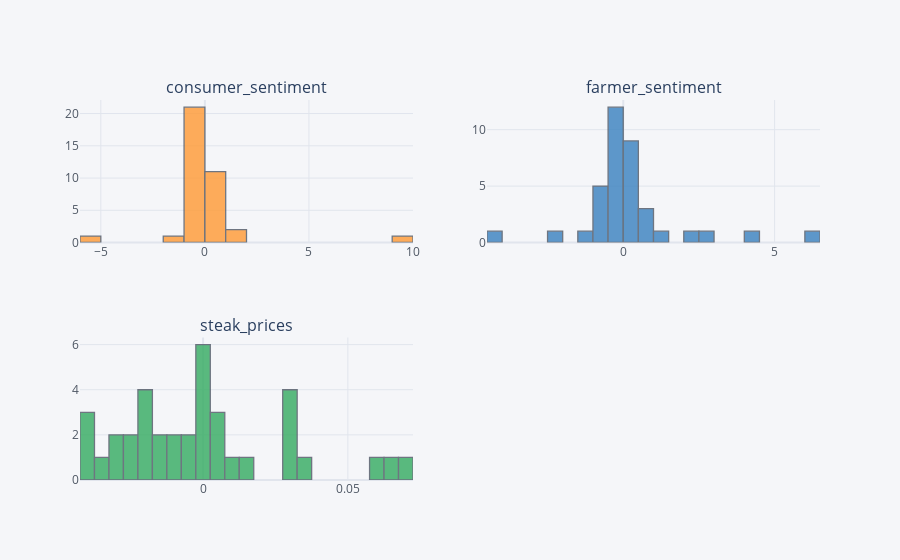

The code cell stored with this chart in its notebook:
### Code cell
allSentiment.pct_change().iplot(kind='hist',
             subplots=True, subplot_titles=True, legend=False,
             bins=25,);

### Figure 1 — Plotly figure (JSON) as saved in the notebook; plotly's stock layout.template omitted (floating-point values rounded to 4 significant figures)
{"data": [{"histfunc": "count", "histnorm": "", "marker": {"color": "rgba(255, 153, 51, 1.0)", "line": {"color": "#4D5663", "width": 1.3}}, "name": "consumer_sentiment", "nbinsx": 25, "opacity": 0.8, "orientation": "v", "type": "histogram", "x": [null, 1.227, -0.1893, -0.5058, 0.8295, -0.4476, -1.264, -5.099, 1.177, -0.5206, -0.1139, 0.006053, -0.209, 0.8919, -0.2415, 0.1922, -0.1126, 0.782, -0.3643, 0.5913, -0.2442, 0.1633, -0.08021, -0.004267, 0.5059, -0.4766, 0.3234, -0.05196, -0.06923, -0.02535, -0.1359, 0.4013, -0.03728, -0.009776, 0.1103, -0.07256, -0.9321, 9.926], "xaxis": "x", "yaxis": "y"}, {"histfunc": "count", "histnorm": "", "marker": {"color": "rgba(55, 128, 191, 1.0)", "line": {"color": "#4D5663", "width": 1.3}}, "name": "farmer_sentiment", "nbinsx": 25, "opacity": 0.8, "orientation": "v", "type": "histogram", "x": [null, -2.194, -0.5349, 2.701, -0.7979, 2.358, 0.3905, -0.8229, -1.212, 4.384, -4.025, -0.1816, -0.424, 6.492, -0.6734, 0.3669, 0.01579, 0.2572, 0.04665, -0.03248, -0.05135, 0.3026, -0.4432, 1.023, -0.4205, -0.2972, 0.9567, -0.6142, 0.04971, 0.7777, 0.1282, -0.0105, -0.04642, 0.4231, -0.2884, -0.2501, 0.5625, -0.2556], "xaxis": "x2", "yaxis": "y2"}, {"histfunc": "count", "histnorm": "", "marker": {"color": "rgba(50, 171, 96, 1.0)", "line": {"color": "#4D5663", "width": 1.3}}, "name": "steak_prices", "nbinsx": 25, "opacity": 0.8, "orientation": "v", "type": "histogram", "x": [null, 0.07003, -0.0423, -0.01591, -0.01077, 0.0619, -0.02644, -0.03068, -0.04125, -0.01136, 0.03516, -0.03518, 0.02894, -0.02962, -0.01404, 0.06458, -0.04098, -0.02522, 0.01477, -0.002951, 0.00296, -0.001261, -0.003385, -0.01802, -0.01803, 0.02997, 0.0003188, -0.02196, 0.005332, 0.001031, 0.003179, 0.009272, -0.0003489, -0.02228, 0.02968, 0.002224, 0.0008359, 0.02932], "xaxis": "x3", "yaxis": "y3"}], "layout": {"annotations": [{"font": {"size": 16}, "showarrow": false, "text": "consumer_sentiment", "x": 0.225, "xanchor": "center", "xref": "paper", "y": 1, "yanchor": "bottom", "yref": "paper"}, {"font": {"size": 16}, "showarrow": false, "text": "farmer_sentiment", "x": 0.775, "xanchor": "center", "xref": "paper", "y": 1, "yanchor": "bottom", "yref": "paper"}, {"font": {"size": 16}, "showarrow": false, "text": "steak_prices", "x": 0.225, "xanchor": "center", "xref": "paper", "y": 0.375, "yanchor": "bottom", "yref": "paper"}], "barmode": "overlay", "legend": {"bgcolor": "#F5F6F9", "font": {"color": "#4D5663"}}, "paper_bgcolor": "#F5F6F9", "plot_bgcolor": "#F5F6F9", "showlegend": false, "title": {"font": {"color": "#4D5663"}}, "xaxis": {"anchor": "y", "domain": [0, 0.45], "gridcolor": "#E1E5ED", "showgrid": true, "tickfont": {"color": "#4D5663"}, "title": {"font": {"color": "#4D5663"}, "text": ""}, "zerolinecolor": "#E1E5ED"}, "xaxis2": {"anchor": "y2", "domain": [0.55, 1], "gridcolor": "#E1E5ED", "showgrid": true, "tickfont": {"color": "#4D5663"}, "title": {"font": {"color": "#4D5663"}, "text": ""}, "zerolinecolor": "#E1E5ED"}, "xaxis3": {"anchor": "y3", "domain": [0, 0.45], "gridcolor": "#E1E5ED", "showgrid": true, "tickfont": {"color": "#4D5663"}, "title": {"font": {"color": "#4D5663"}, "text": ""}, "zerolinecolor": "#E1E5ED"}, "yaxis": {"anchor": "x", "domain": [0.625, 1], "gridcolor": "#E1E5ED", "showgrid": true, "tickfont": {"color": "#4D5663"}, "title": {"font": {"color": "#4D5663"}, "text": ""}, "zerolinecolor": "#E1E5ED"}, "yaxis2": {"anchor": "x2", "domain": [0.625, 1], "gridcolor": "#E1E5ED", "showgrid": true, "tickfont": {"color": "#4D5663"}, "title": {"font": {"color": "#4D5663"}, "text": ""}, "zerolinecolor": "#E1E5ED"}, "yaxis3": {"anchor": "x3", "domain": [0, 0.375], "gridcolor": "#E1E5ED", "showgrid": true, "tickfont": {"color": "#4D5663"}, "title": {"font": {"color": "#4D5663"}, "text": ""}, "zerolinecolor": "#E1E5ED"}}}
